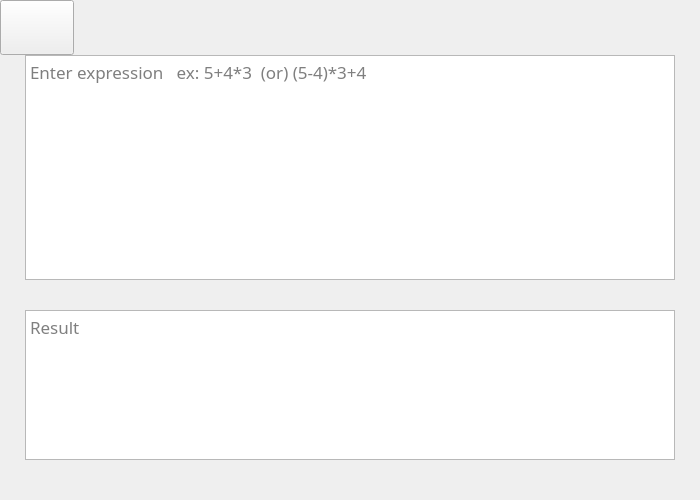
<?xml version="1.0" encoding="UTF-8"?>
<ui version="4.0">
 <class>quick_calc</class>
 <widget class="QWidget" name="quick_calc">
  <property name="geometry">
   <rect>
    <x>0</x>
    <y>0</y>
    <width>700</width>
    <height>500</height>
   </rect>
  </property>
  <property name="windowTitle">
   <string>Quick Calc</string>
  </property>
  <property name="styleSheet">
   <string notr="true"/>
  </property>
  <widget class="QPushButton" name="back">
   <property name="geometry">
    <rect>
     <x>0</x>
     <y>0</y>
     <width>74</width>
     <height>55</height>
    </rect>
   </property>
   <property name="styleSheet">
    <string notr="true">#back{
border-image: url(:/graphics/common/back.png);
}</string>
   </property>
   <property name="text">
    <string/>
   </property>
  </widget>
  <widget class="QPlainTextEdit" name="expression">
   <property name="geometry">
    <rect>
     <x>25</x>
     <y>55</y>
     <width>650</width>
     <height>225</height>
    </rect>
   </property>
   <property name="font">
    <font>
     <family>Oswald</family>
     <pointsize>13</pointsize>
    </font>
   </property>
   <property name="placeholderText">
    <string>Enter expression   ex: 5+4*3  (or) (5-4)*3+4</string>
   </property>
  </widget>
  <widget class="QTextBrowser" name="result">
   <property name="geometry">
    <rect>
     <x>25</x>
     <y>310</y>
     <width>650</width>
     <height>150</height>
    </rect>
   </property>
   <property name="font">
    <font>
     <family>Oswald</family>
     <pointsize>13</pointsize>
    </font>
   </property>
   <property name="placeholderText">
    <string>Result</string>
   </property>
  </widget>
  <widget class="QLabel" name="digits">
   <property name="geometry">
    <rect>
     <x>25</x>
     <y>460</y>
     <width>371</width>
     <height>21</height>
    </rect>
   </property>
   <property name="font">
    <font>
     <family>Light</family>
     <pointsize>10</pointsize>
    </font>
   </property>
   <property name="text">
    <string/>
   </property>
  </widget>
 </widget>
 <resources/>
 <connections/>
</ui>
